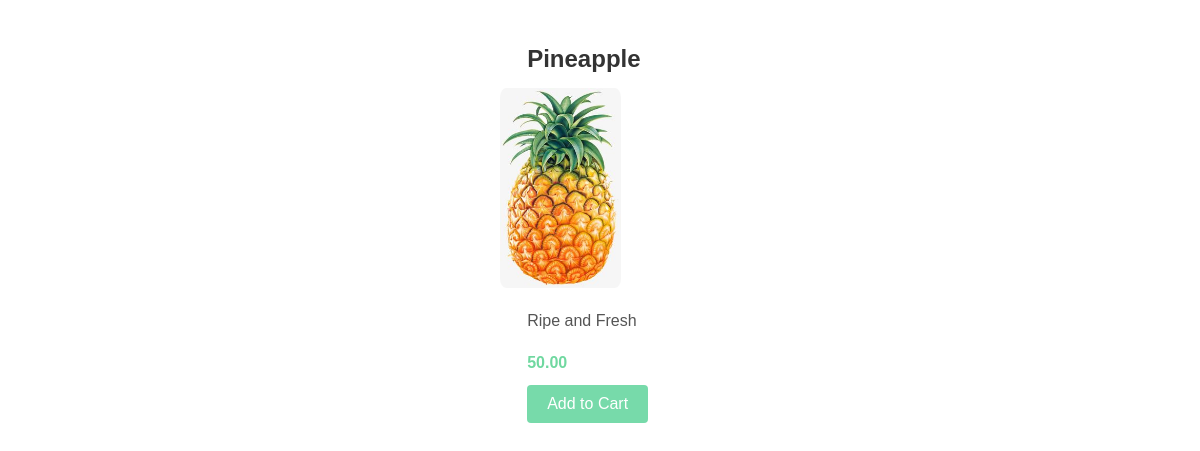
/inventory/product/49/, run on the app's committed database.
### inventory/models.py (models this page shows)
class Product(models.Model):
    vendor=models.ForeignKey(Vendor, null=True, on_delete=models.CASCADE)
    name=models.CharField(max_length=32)
    price=models.DecimalField(max_digits=8,decimal_places=2)
    description=models.TextField()
    image=models.ImageField(upload_to='media')
    date_created=models.DateTimeField(auto_now_add=True)
    date_updated=models.DateTimeField(auto_now=True)
    stock=models.PositiveIntegerField()

### inventory/views.py (the view)
# urls.py: path("product/<int:id>/", product_detail, name="product_detail"),
def product_detail(request, id):
    product = Product.objects.get(id=id)
    return render(request , 'inventory/product_detail.html',{'product':product})

### templates/inventory/product_detail.html (shortened to what this page needs)
<!DOCTYPE html>
<html lang="en">
<head>
</head>
<body>
    <h2>{{product.name}}</h2>
    <img src="{{product.image.url}}" alt="{{product.name}}"/>
    <p>{{product.description}}</p>
    <span>{{product.price}}</span>
    <a class="name" href="{% url 'add_to_cart' id=product.id %}"><button class="add_to_cart">Add to Cart</button></a>
</body>
</html>

### templates/inventory/product_detail.html (style rules this page uses)
body { font-family: Arial, sans-serif; line-height: 1.6; margin: 0; padding: 20px; margin-left: 40%; }
h2 { color: #333; font-size: 24px; margin-bottom: 10px; text-transform: capitalize; margin-left: 4%; }
img { max-width: 100%; height: 200px; display: block; margin-bottom: 20px; border-radius: 5%; }
p { color: #555; margin-left: 4%; }
span { font-weight: bold; color: #70d8a0; display: block; margin-bottom: 10px; margin-left: 4%; }
button { background-color: #77daaa; color: #fff; border: none; padding: 10px 20px; cursor: pointer; font-size: 16px; border-radius: 4px; margin-left: 4%; }

### data on the page
Product: name "Pineapple", image (picture), description "Ripe and Fresh", price "50.00"
